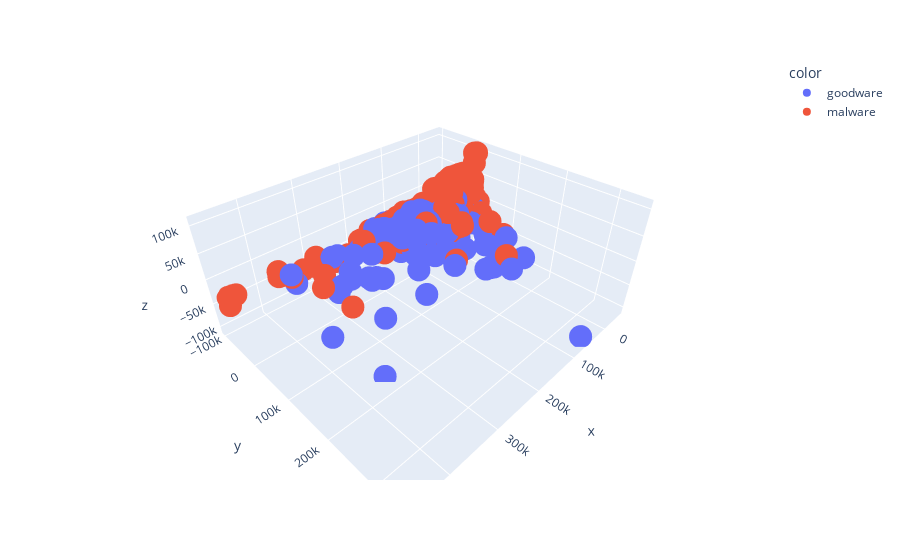

Here is the notebook cell this chart was saved with:
### Code cell
# plot PCA with plotly
import plotly.express as px

fig = px.scatter_3d(x=X_pca[:,0], y=X_pca[:,1], z=X_pca[:,2], color=y_train)
fig.show()

### Figure 1 — Plotly figure (JSON) as saved in the notebook; plotly's stock layout.template omitted (floating-point values rounded to 4 significant figures; data arrays with more than 128 entries replaced by an {"elided": "..."} marker saying what was removed)
{"data": [{"hovertemplate": "color=goodware<br>x=%{x}<br>y=%{y}<br>z=%{z}<extra></extra>", "legendgroup": "goodware", "marker": {"color": "#636efa", "symbol": "circle"}, "mode": "markers", "name": "goodware", "scene": "scene", "showlegend": true, "type": "scatter3d", "x": {"elided": "3444 float values"}, "y": {"elided": "3444 float values"}, "z": {"elided": "3444 float values"}}, {"hovertemplate": "color=malware<br>x=%{x}<br>y=%{y}<br>z=%{z}<extra></extra>", "legendgroup": "malware", "marker": {"color": "#EF553B", "symbol": "circle"}, "mode": "markers", "name": "malware", "scene": "scene", "showlegend": true, "type": "scatter3d", "x": {"elided": "1123 float values"}, "y": {"elided": "1123 float values"}, "z": {"elided": "1123 float values"}}], "layout": {"legend": {"title": {"text": "color"}, "tracegroupgap": 0}, "margin": {"t": 60}, "scene": {"domain": {"x": [0, 1], "y": [0, 1]}, "xaxis": {"title": {"text": "x"}}, "yaxis": {"title": {"text": "y"}}, "zaxis": {"title": {"text": "z"}}}}}
